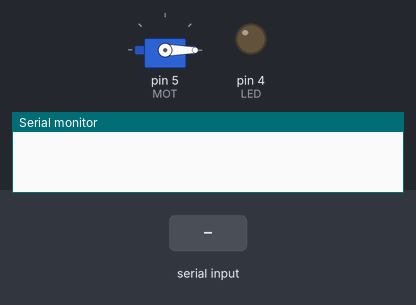
The sketch below on a simulated Arduino Uno, built with avr-gcc and run on an emulated ATmega328P. Parts: servo, output pins drawn as LEDs (lit = HIGH), the last lines printed to the serial monitor. Inputs (shaded band) come from the test bench.

Above: at 1.2 s.
1.3 s: "90,45,200\n" received over Serial
At 3.4 s:
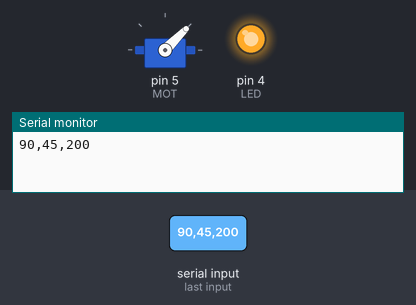
3.8 s: "30,150\n" received over Serial
At 5.2 s:
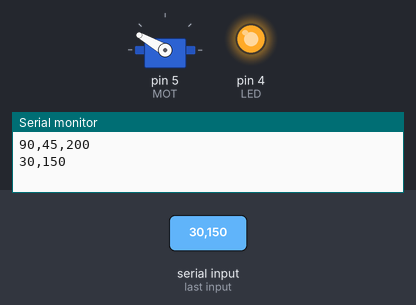
6.3 s: "5\n" received over Serial
At 8.1 s:
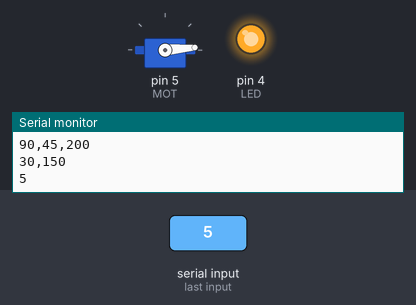
8.8 s: "90\n" received over Serial
At 10.1 s:
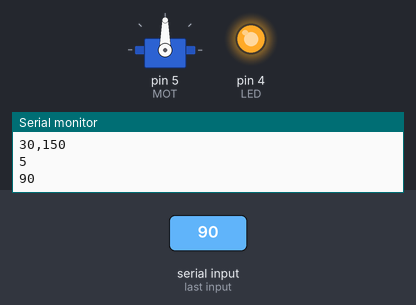
11.3 s: "200\n" received over Serial
At 13.2 s:
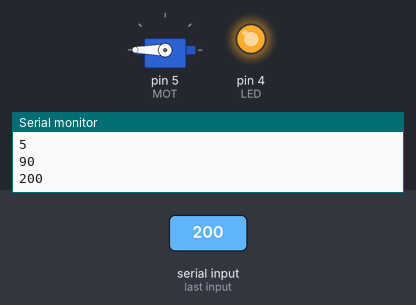
13.8 s: "," received over Serial
At 16.2 s:
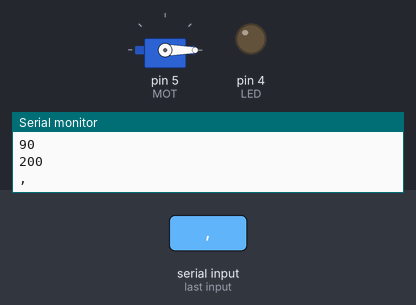
Timing chart, 0 to 17.3 s (numbered marks = the images above; inputs shaded):
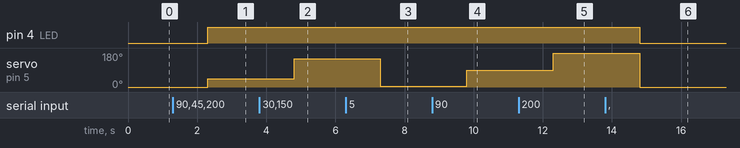

Measured:
- after the input at 1.3 s, pin 4 (LED): LOW → HIGH after 1.0 s; servo on pin 5 (MOT): 0° → 45° after 1.0 s
- after the input at 3.8 s, servo on pin 5 (MOT): 45° → 150° after 1.0 s
- after the input at 6.3 s, servo on pin 5 (MOT): 150° → 5° after 1.0 s
- after the input at 8.8 s, servo on pin 5 (MOT): 5° → 90° after 1.0 s
- after the input at 11.3 s, servo on pin 5 (MOT): 90° → 180° after 1.0 s
- after the input at 13.8 s, pin 4 (LED): HIGH → LOW after 1.0 s; servo on pin 5 (MOT): 180° → 0° after 1.0 s

The sketch:

Arduino.ino
```cpp
#include <Servo.h>

#define LED 4
#define MOT 5

Servo mot;

void setup() {
  Serial.begin(9600);
  delay(30);
  mot.attach(MOT);
  mot.write(0);
  pinMode(LED, OUTPUT);
  digitalWrite(LED, LOW);
}

int vmot = 0, vled = 0, pos;
String cad, cad1, cad2;

void loop() {

  if(Serial.available()){
    cad = Serial.readString();

    pos = cad.indexOf(",");
    cad1 = cad.substring(0, pos);
    cad2 = cad.substring(pos+1);

    if(vled != cad1.toInt()){
      vled = cad1.toInt();
      digitalWrite(LED, vled);
    }

    if(vmot != cad2.toInt()){
      vmot = cad2.toInt();
      mot.write(vmot);
    }

    Serial.println(cad);

  }

}
```
